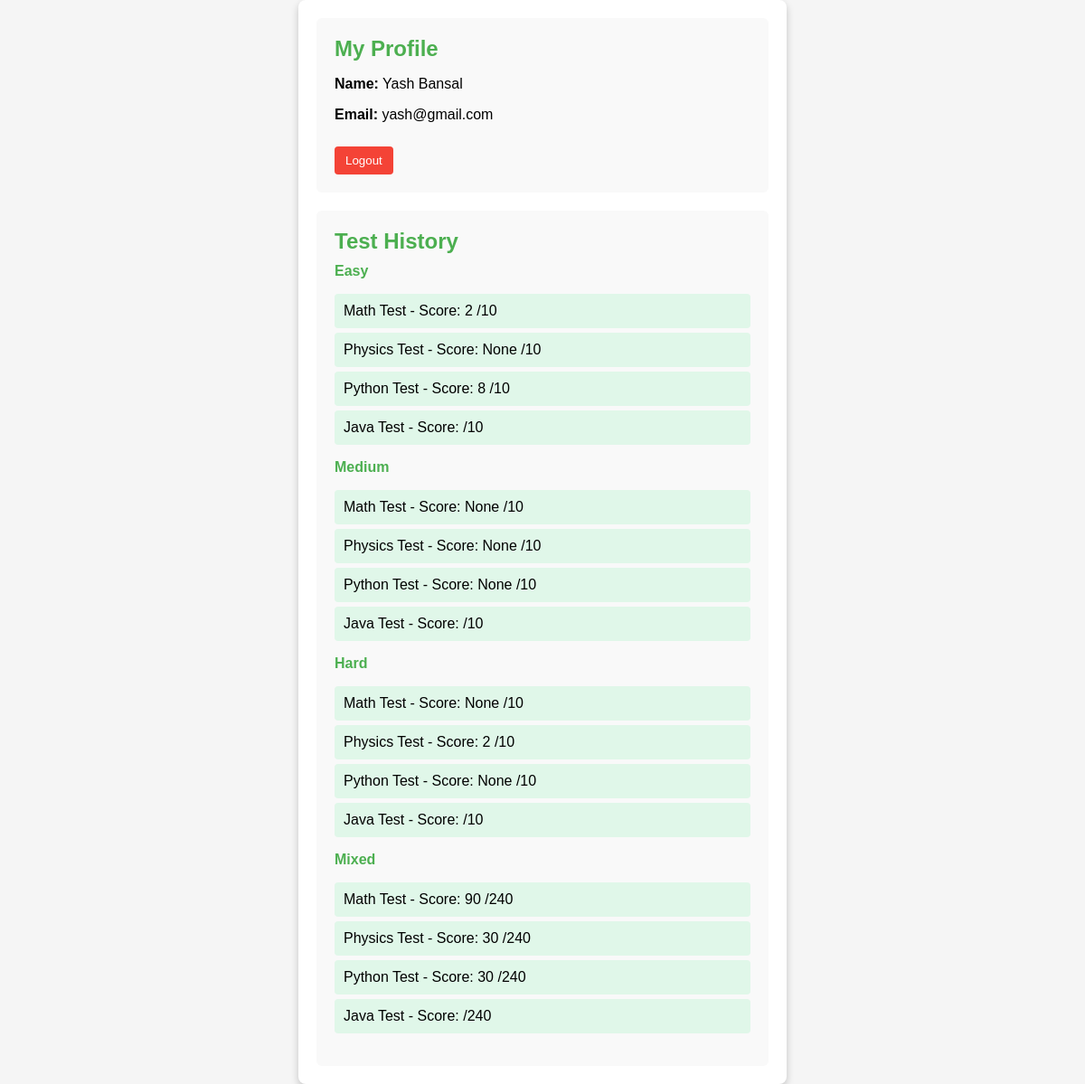
Page /account (signed in) on the committed database.
### app.py (models this page shows, shortened)
class User(db.Model , UserMixin):
    id = db.Column(db.Integer , primary_key = True)
    user_name = db.Column(db.String(255) ,nullable = False )
    Email = db.Column(db.String(255) ,nullable = False )
    password = db.Column(db.String(255) ,nullable = False )
    results = db.relationship('Result' , backref = 'user')

class Result(db.Model):
    id = db.Column(db.Integer , primary_key = True)
    subject = db.Column(db.String(255) ,nullable = False )
    test_1_score = db.Column(db.Integer() ,default = None )
    test_2_score = db.Column(db.Integer() ,default = None )
    test_3_score = db.Column(db.Integer() ,default = None )
    test_4_score = db.Column(db.Integer() ,default = None )
    test_4_score2 = db.Column(db.Integer() ,default = None )
    user_id = db.Column(db.Integer , db.ForeignKey('user.id'))

### app.py (the view)
@app.route("/account")
def account():
    UserId = current_user.id
    userPy = Result.query.filter_by(user_id = UserId , subject = "python").first()
    userPh = Result.query.filter_by(user_id = UserId , subject = "physics").first()
    userMa = Result.query.filter_by(user_id = UserId , subject = "math").first()
    userJa = Result.query.filter_by(user_id = UserId , subject = "java").first()
    print(userPy , userPh , userMa , userJa)
    return render_template("dashboard.html" , userPy = userPy , userPh = userPh , userMa = userMa , userJa = userJa)

### app.py (called while the page is built)
@login_manager.user_loader
def load_user(id):
    return User.query.get(int(id))

### templates/dashboard.html (shortened to what this page needs)
<!DOCTYPE html>
<html lang="en">
<head>
    <link rel="stylesheet" href="{{url_for('static' , filename = 'styles.css')}}">
</head>
<body>
    <div class="dashboard-container">
        <div class="profile">
            <h2>My Profile</h2>
            <p><strong>Name:</strong> {{current_user.user_name}}</p>
            <p><strong>Email:</strong> {{current_user.Email}}</p>
            <form action="/logout">
                <button type="submit" class="logout-button">Logout</button>
            </form>
        </div>
        <div class="test-history">
            <h2>Test History</h2>
            <h4> Easy </h4>
            <ul>
                <li>Math Test - Score: {{userMa.test_1_score}} /10</li>
                <li>Physics Test - Score: {{userPh.test_1_score}} /10</li>
                <li>Python Test - Score: {{userPy.test_1_score}} /10</li>
                <li>Java Test - Score: {{userJa.test_1_score}} /10</li>
            </ul>
            <h4> Medium </h4>
            <ul>
                <li>Math Test - Score: {{userMa.test_2_score}} /10</li>
                <li>Physics Test - Score: {{userPh.test_2_score}} /10</li>
                <li>Python Test - Score: {{userPy.test_2_score}} /10</li>
                <li>Java Test - Score: {{userJa.test_2_score}} /10</li>
            </ul>
            <h4> Hard </h4>
            <ul>
                <li>Math Test - Score: {{userMa.test_3_score}} /10</li>
                <li>Physics Test - Score: {{userPh.test_3_score}} /10</li>
                <li>Python Test - Score: {{userPy.test_3_score}} /10</li>
                <li>Java Test - Score: {{userJa.test_3_score}} /10</li>
            </ul>
            <h4> Mixed </h4>
            <ul>
                <li>Math Test - Score: {{userMa.test_4_score2}} /240</li>
                <li>Physics Test - Score: {{userPh.test_4_score2}} /240</li>
                <li>Python Test - Score: {{userPy.test_4_score2}} /240</li>
                <li>Java Test - Score: {{userJa.test_4_score2}} /240</li>
            </ul>
        </div>
    </div>
</body>
</html>

### static/styles.css (style rules this page uses)
body { font-family: Arial, sans-serif; display: flex; justify-content: center; align-items: center; min-height: 100vh; margin: 0; background-color: #f5f5f5; }
.dashboard-container { width: 500px; padding: 20px; background: white; border-radius: 8px; box-shadow: 0px 4px 8px rgba(0, 0, 0, 0.2); display: flex; flex-direction: column; gap: 20px; }
.profile, .test-history { padding: 20px; background-color: #f9f9f9; border-radius: 6px; }
h2 { color: #4caf50; margin: 0 0 10px; }
h4 { color: #4caf50; margin: 0 0 10px; }
.test-history ul { list-style-type: none; padding: 0; }
.test-history li { background-color: #e0f7e9; padding: 10px; margin: 5px 0; border-radius: 4px; }
.logout-button { margin-top: 10px; padding: 8px 12px; background-color: #f44336; color: white; border: none; cursor: pointer; border-radius: 4px; }

### rows in the picture
User: user_name "Yash Bansal", Email "yash@gmail.com"
Result: test_1_score "2", test_2_score "None", test_3_score "None", test_4_score2 "90"
Result: test_1_score "None", test_2_score "None", test_3_score "2", test_4_score2 "30"
Result: test_1_score "8", test_2_score "None", test_3_score "None", test_4_score2 "30"
